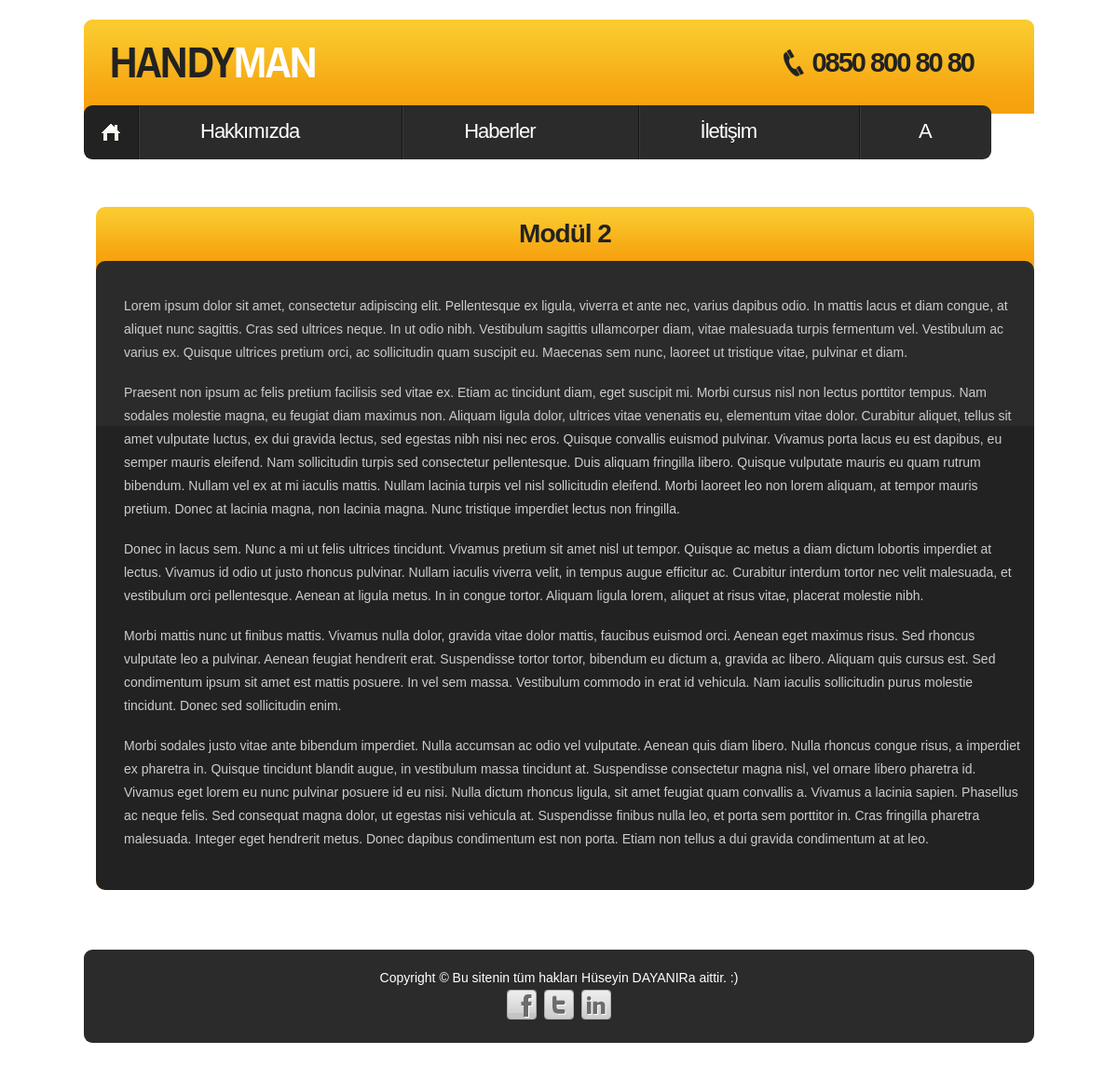
/sayfaDetay.php?sayfa_id=9, run on the app's committed database.
### tables this page shows
CREATE TABLE `ayarlar` (
  `ayar_id` int(11) NOT NULL,
  `ayar_logo` varchar(250) NOT NULL,
  `ayar_telefon` varchar(50) NOT NULL,
  `ayar_title` varchar(100) NOT NULL,
  `ayar_description` varchar(500) NOT NULL,
  `ayar_keywords` varchar(500) NOT NULL,
  `ayar_facebook` varchar(150) NOT NULL,
  `ayar_twitter` varchar(150) NOT NULL,
  `ayar_linkedin` varchar(150) NOT NULL,
  `ayar_footer` varchar(500) NOT NULL,
  `ayar_adres` varchar(500) NOT NULL,
  `ayar_mail` varchar(100) NOT NULL,
  `ayar_fax` varchar(50) NOT NULL,
  `ayar_yedek` varchar(50) NOT NULL
);

CREATE TABLE `menuler` (
  `menu_id` int(11) NOT NULL,
  `menu_ad` varchar(50) NOT NULL,
  `menu_link` varchar(500) NOT NULL,
  `menu_ek` varchar(50) NOT NULL
);

CREATE TABLE `sayfalar` (
  `sayfa_id` int(11) NOT NULL,
  `sayfa_tarih` datetime NOT NULL,
  `sayfa_ad` varchar(100) NOT NULL,
  `sayfa_icerik` text NOT NULL,
  `sayfa_sira` varchar(50) NOT NULL DEFAULT '0',
  `sayfa_anasayfa` enum('0','1') NOT NULL DEFAULT '0'
);

### sayfaDetay.php (the view, shortened to what this page needs)
<?php
include 'header.php';
$sayfa_id=$_GET['sayfa_id'];
$sayfasor =mysqli_query($baglan,"SELECT * FROM sayfalar where sayfa_id='$sayfa_id'");
$sayfacek =mysqli_fetch_assoc($sayfasor);
?>
       <aside>
      <div class="wrapper">
      <div style="padding-left:13px; padding-top:10px;" class="column-6">
          <div class="box">
            <div class="aligncenter">
              <h4><?php echo $sayfacek['sayfa_ad']?></h4>
            </div>
            <div class="box-bg maxheight">
              <div class="padding">
                <p><?php echo $sayfacek['sayfa_icerik']?></p>
              </div>
            </div>
          </div>
        </div>
      </div>
    </aside>
    <section id="content">
      <div class="block"></div>
    </section>
  </div>
</div>
<?php include 'footer.php' ?>

### header.php (shortened to what this page needs)
<?php include 'admin/netting/baglan.php' ?>
<?php
$ayarsor =mysqli_query($baglan,"SELECT * FROM ayarlar");
$ayarcek =mysqli_fetch_assoc($ayarsor);
?>
<!DOCTYPE html>
<html lang="en">
<head>
<link rel="stylesheet" href="css/reset.css" type="text/css" media="screen">
<link rel="stylesheet" href="css/styles.css" type="text/css" media="screen">
<link rel="stylesheet" href="css/layout.css" type="text/css" media="screen">
</head>
<body id="page1">
<div class="extra">
  <div class="main">
    <header>
      <div class="indent">
        <div class="row-top">
          <div class="wrapper">
            <img style="margin-top:30px; margin-left:30px;" src="<?php echo $ayarcek['ayar_logo'];?>" alt="">
            <strong class="support"><?php echo $ayarcek['ayar_telefon'];?></strong> </div>
        </div>
        <nav>
        <ul class="menu">
            <li><a class="active" href="index.php">Home</a></li>
            <?php
              $menusor =mysqli_query($baglan,"SELECT * FROM menuler");
              $menusay = mysqli_num_rows($menusor);
              $say=0;
              while ( $menucek =mysqli_fetch_assoc($menusor) ){ $say++;?>
                <li class="<?php
                  if($menusay == $say){
                    echo "last";
                  }
                ?>"><a href="<?php echo $menucek['menu_link']?>"><?php echo $menucek['menu_ad']?></a></li>
            <?php }
        ?>
          </ul>
        </nav>
      </div>
    </header>

### footer.php (shortened to what this page needs)
<footer>
  <div class="main">
    <div class="footer-bg">
    <?php echo $ayarcek['ayar_footer'];?>
    <ul class="list-services">
        <li><a class="tooltips" href="<?php echo $ayarcek['ayar_facebook'];?>"  target="_blank"></a></li>
        <li class="item-1"><a class="tooltips" href="<?php echo $ayarcek['ayar_twitter'];?>"  target="_blank"></a></li>
        <li class="item-2"><a class="tooltips" href="<?php echo $ayarcek['ayar_linkedin'];?>"  target="_blank"></a></li>
      </ul>
    </div>
  </div>
</footer>
</body>
</html>

### css/styles.css (style rules this page uses)
article, aside, audio, canvas, command, datalist, details, embed, figcaption, figure, footer, header, hgroup, keygen, meter, nav, output, progress, section, source, video { display:block }
html { width:100% }
body { font-family:Arial, Helvetica, sans-serif; font-size:100%; color:#222; min-width:1020px; background:#fff }
.main { width:1020px; padding:0; margin:0 auto; font-size:0.875em; line-height:1.785em }
a { color:#f6a20e; outline:none }
.wrapper { width:100%; overflow:hidden; position:relative }
p { margin-bottom:18px }
.aligncenter { text-align:center }
.indent { padding:21px 0 0; position:relative; overflow:hidden }
.menu li a, .link, .button, .button-2, h1 a { text-decoration:none }
header { width:100%; position:relative; z-index:2; }
.row-top { width:100%; min-height:101px; background:url(../images/row-top-tail.gif) left top repeat-x #f6a20e; border-radius:9px 9px 0 0; -moz-border-radius:9px 9px 0 0; -webkit-border-radius:9px 9px 0 0; position:relative; overflow:hidden; z-index:1; }
.support { display:block; font-size:29px; line-height:1.2em; padding:29px 65px 0 30px; letter-spacing:-2px; background:url(../images/pic-1.png) 0 32px no-repeat; float:right; }
.menu { padding:0 0 0 0; width:100%; margin-top:-9px; position:relative; z-index:2; }
.menu li { float:left; position:relative; padding-right:2px; background:url(../images/menu-spacer.gif) right top repeat-y; }
.menu li.last { background:none; padding:0 }
.menu li a { display:block; font-size:22px; font-weight:400; line-height:2em; padding:6px 110px 8px 65px; color:#fff; text-transform:capitalize; letter-spacing:-1px; background:#2b2b2b; }
.menu li:first-child a { padding:6px 0 8px; width:58px; text-indent:-9999px; background:url(../images/menu-home-icon.png) center center no-repeat #2b2b2b; border-radius:9px 0 0 9px; -moz-border-radius:9px 0 0 9px; -webkit-border-radius:9px 0 0 9px; }
.menu li.last a { padding:6px 64px 8px 62px; border-radius:0 9px 9px 0; -moz-border-radius:0 9px 9px 0; -webkit-border-radius:0 9px 9px 0; }
.menu li a.active, .menu > li > a:hover { background-color:#222 }
aside { width:100%; padding:21px 0; }
#content { width:100%; padding:20px 0; position:relative; z-index:1; }
h4 { font-size:28px; line-height:58px; color:#222; letter-spacing:-1px; }
.box { width:100%; color:#ccc; background:url(../images/box-title-tail.gif) left top repeat-x #f6a20e; border-radius:10px; -moz-border-radius:10px; -webkit-border-radius:10px; }
.box .padding { padding:25px 10px 0 30px }
.box-bg { width:100%; padding-bottom:24px; background:url(../images/box-tail.gif) left top repeat-x #222; border-radius:10px; -moz-border-radius:10px; -webkit-border-radius:10px; }
footer { width:100%; height:132px; color:#fff; text-align:center; position:relative; overflow:hidden; z-index:9; }
.footer-bg { width:100%; padding:18px 0 25px; background:#2b2b2b; border-radius:9px; -moz-border-radius:9px; -webkit-border-radius:9px; }
.list-services { padding:0; width:112px; margin:0 auto; overflow:hidden; }
.list-services li { float:left; padding:0 0 0 8px; }
.list-services li:first-child { padding:0 }
.list-services li a { display:block; width:32px; height:32px; text-indent:-9999px; background:url(../images/social-icons.png) 0 0 no-repeat; }
.list-services li.item-1 a { background-position:-40px 0 }
.list-services li.item-2 a { background-position:-80px 0 }
.block { height:132px }
.extra { min-height:100%; height:auto !important; height:100%; margin: 0 auto -132px; position:relative; overflow:hidden; }
html, body { height:100% }

### css/layout.css (style rules this page uses)
#page1 .indent { padding:21px 0 20px }
#page1 #content { padding:10px 0 33px }
#page1 .box .padding { padding:18px 10px 0 30px }

### data on the page
ayarlar: ayar_logo (picture), ayar_telefon "0850 800 80 80", ayar_footer "Copyright © Bu sitenin tüm hakları Hüseyin DAYANIRa aittir. :)"
menuler: menu_ad "Hakkımızda"
menuler: menu_ad "Haberler"
menuler: menu_ad "İletişim"
menuler: menu_ad "A"
sayfalar: sayfa_ad "Modül 2", sayfa_icerik "Lorem ipsum dolor sit amet, consectetur adipiscing elit. Pellentesque ex ligula, viverra et ante nec, varius dapibus odio. In mattis lacus et diam congue, at aliquet nunc sagittis. Cras sed ultrices neque. In ut odio nibh. Vestibulum sagittis ullamcorper diam, vitae malesuada turpis fermentum vel. Vestibulum ac varius ex. Quisque ultrices pretium orci, ac sollicitudin quam suscipit eu. Maecenas sem nunc, laoreet ut tristique vitae, pulvinar et diam. Praesent non ipsum ac felis pretium facilisis sed vitae ex. Etiam ac tincidunt diam, eget suscipit mi. Morbi cursus nisl non lectus porttitor tempus. Nam sodales molestie magna, eu feugiat diam maximus non. Aliquam ligula dolor, ultrices vitae…"
